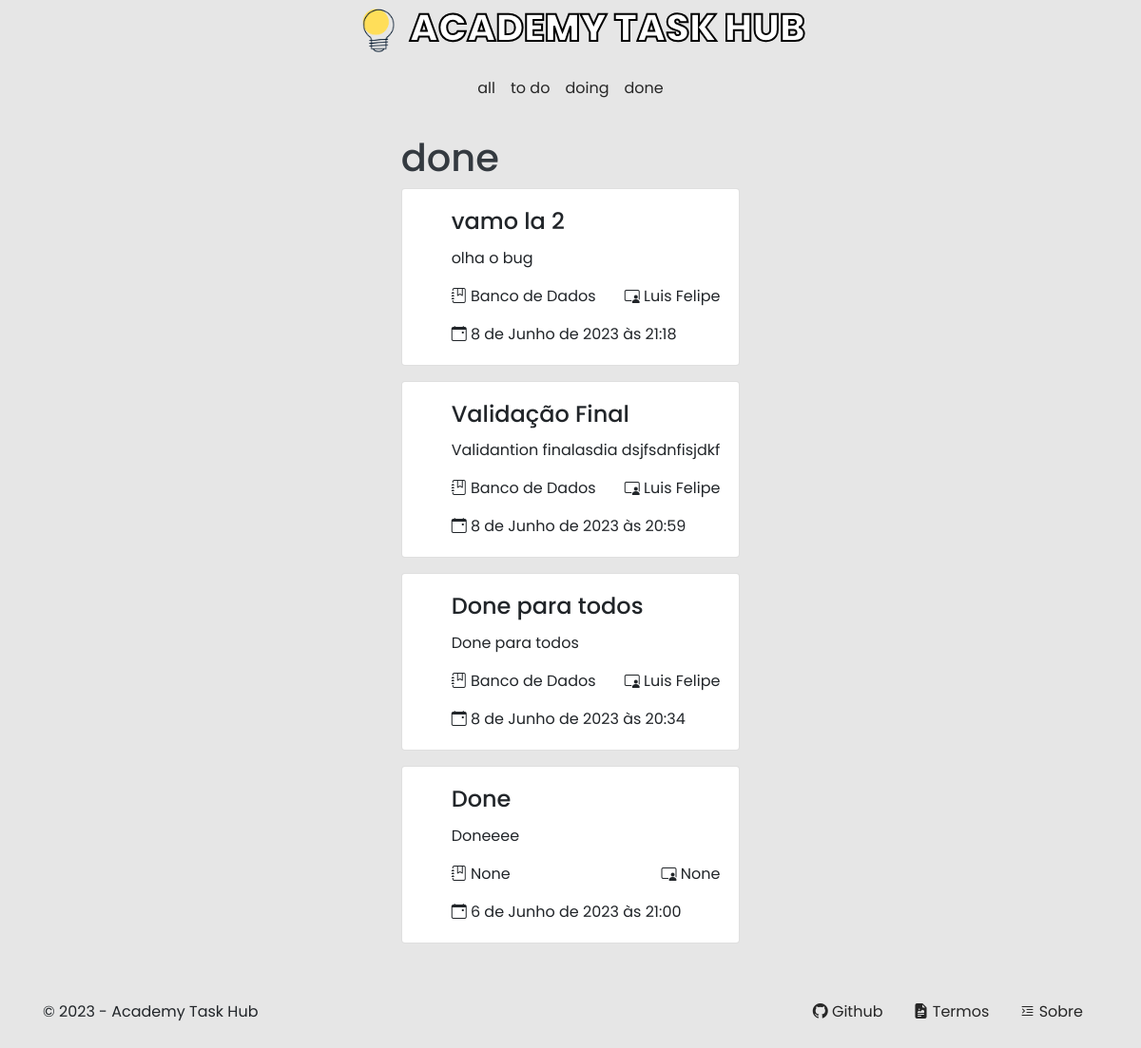
Screenshot of /done/ (signed in) with the database file from the repository.
### apps/client/models.py (models this page shows, shortened)
class ItemList(models.Model):
    STATUS = (
        ('TODO', 'To Do'),
        ('DOING', 'Doing'),
        ('DONE', 'Done'),
    )
    TYPE = (
        ('P', 'Pessoal'),
        ('A', 'Para todos')
    )
    author = models.ForeignKey(User, on_delete=models.CASCADE)
    title = models.CharField(max_length=50)
    content = models.CharField(max_length=150)
    created_date = models.DateTimeField(auto_now_add=True)
    updated_date = models.DateTimeField(auto_now=True)
    due_date = models.DateTimeField()
    discipline = models.ForeignKey(Discipline, on_delete=models.CASCADE, blank=True, null=True)
    teacher = models.ForeignKey(Teacher, models.CASCADE, blank=True, null=True)
    status = models.CharField(max_length=5, choices=STATUS)
    type = models.CharField(max_length=1, choices=TYPE)

class Discipline(models.Model):
    name = models.CharField(max_length=20)
    is_technical_area = models.BooleanField()
    def __str__ (self) -> str:
        return self.name

class Teacher(models.Model):
    name = models.CharField(max_length=20)
    def __str__ (self) -> str:
        return self.name

### apps/home/views.py (the view)
# urls.py: path('done/', views.done, name='done'),
def done(request):
    if request.method == 'GET':
        if request.user.is_authenticated:
            person = Person.objects.get(user=request.user)
            item_list_done = person.item_list.filter(status='DONE').order_by('-due_date')
            return render(request, 'pages/done.html', context={'item_list_done':item_list_done})
        item_list_done = ItemList.objects.filter(type='A').filter(status='DONE').order_by('-due_date')
        return render(request, 'pages/done.html', context={'item_list_done':item_list_done})

### apps/home/templates/pages/done.html
{% extends 'base.html' %}
{% load static %}
{% block body %}
<section class="container section text-white d-flex justify-content-center align-items-start">
    <main class="done p-3 d-flex justify-content-center flex-column text-dark">
        <h1>done</h1>
        {% for item in item_list_done %}
            {% include '../partials/card-item.html' %}
        {% empty %}
            <p>Nenhum item encontrado.</p>
        {% endfor %}
    </main>
</section>
{% endblock body %}

### apps/home/templates/partials/card-item.html
<ul class="card" style="min-width: 300px;">
    <li class="card-body">
        <h4 class="card-title">{{ item.title }}</h4>
        <p class="card-text">{{ item.content }}</p>
        <div class="more d-flex justify-content-between">
            <p><i class="bi bi-journal-bookmark"></i> {{ item.discipline }}</p>
            <p><i class="bi bi-person-video3"></i> {{ item.teacher }}</p>
        </div>
        <p class="card-text"><i class="bi bi-calendar-event"></i> {{ item.due_date }}</p>
    </li>
</ul>

### templates/static/css/style.css (style rules this page uses)
ul li { list-style: none; }
body { background-color: #e6e6e6; }
.section { min-height: 80vh; }
* { font-family: 'Poppins', sans-serif; }
h1 { margin-top: 5px; }

### rows the page displays
ItemList: title "vamo la 2", content "olha o bug", discipline "Banco de Dados", teacher "Luis Felipe", due_date "8 de Junho de 2023 às 21:18"
ItemList: title "Validação Final", content "Validantion finalasdia dsjfsdnfisjdkf", discipline "Banco de Dados", teacher "Luis Felipe", due_date "8 de Junho de 2023 às 20:59"
ItemList: title "Done para todos", content "Done para todos", discipline "Banco de Dados", teacher "Luis Felipe", due_date "8 de Junho de 2023 às 20:34"
ItemList: title "Done", content "Doneeee", discipline "None", teacher "None", due_date "6 de Junho de 2023 às 21:00"
